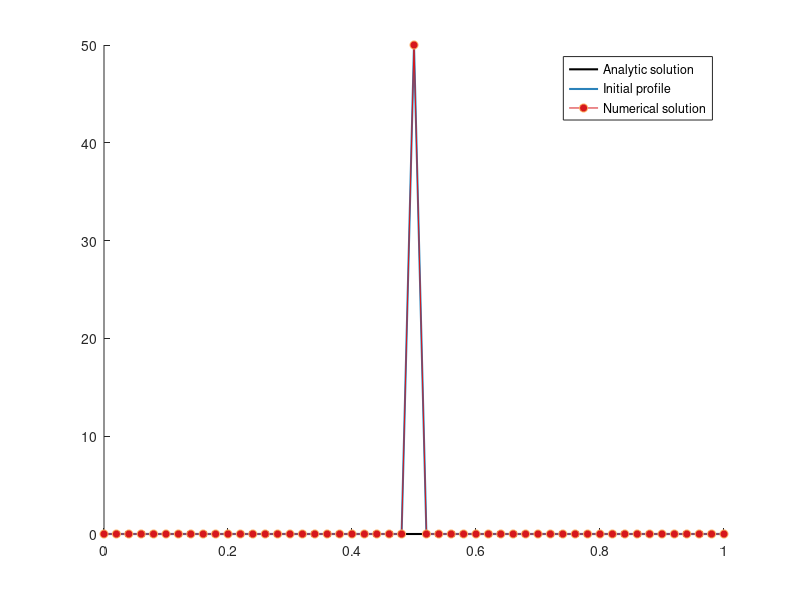

The MATLAB source for this figure: (Note: this script raises an error after producing the figure.)
function diffusion_ftcs(tau,h)
% Solve the 1-D diffusion equation for an initial spike profile
% with Dirichlet conditions using FTCS, in a matrix formulation

% Clear memory and show only a few digits
% clear('all');
% format('short');

% Thermal conductivity
kappa = 1;

% Time step and spatial step
if nargin < 1
    tau = 1e-4;
end
if nargin < 2
    h = 0.02;
end

% Number of time steps
numSteps = 50;
frameUpdateLag = 0.2;
zoomIn = false;

% Calculate the ratio tau/(th/2), where th is the approximate diffusion
% time for one spatial step h
th = h^2/kappa;
disp(['Ratio tau/(0.5*th): ',num2str(tau/(0.5*th))]);

% Column vector of x values
x = (0:h:1)';
L = length(x);

% Construct the matrix D associated with the second spatial
% derivative and the boundary conditions
D = -2*eye(L);
D = D + diag(ones(L-1,1),+1) + diag(ones(L-1,1),-1);
D = kappa*tau*D/h^2;

% Impose the Dirichlet boundary conditions
D(1,:) = zeros(1,L);
D(L,:) = zeros(1,L);

% Construct the update matrix
A = eye(L) + D;

% Initial conditions, temp0: a spike at x = 1/2
temp0 = zeros(L,1);
temp0(round(L/2)) = 1/h;
temp = temp0; % temp updates across the run

% Record T(x,t) matrix for visualization
time = tau*(0:numSteps);
temp_xt = zeros(L,numSteps+1);
temp_xt(:,1) = temp;

%-------------------------------------------------------------------------------
% Plot initial condition and set up for animation
f = figure('color','w');
hold('on')
niceRed = [0.84,0.09,0.11];
niceOrange = [0.99,0.68,0.38];
niceBlue = [0.17,0.51,0.73];
temp_an = zeros(L,1); % (dummy)
p_TempAnal = plot(x,temp_an,'k','LineWidth',1.5); % analytical profile
p_Temp0 = plot(x,temp0,'-','Color',niceBlue,'LineWidth',1.5); % initial profile
p_Temp = plot(x,temp,'o-','Color',niceRed,...
                'MarkerFaceColor',niceRed,...
                'MarkerEdgeColor',niceOrange);
h_legend = legend('Analytic solution','Initial profile','Numerical solution');
h_legend.Box = 'off';
h_legend.Location = 'NorthWest';
xlabel('Position (non-dim.)');
ylabel('Temperature (non-dim.)');

%-------------------------------------------------------------------------------
% March forwards in time, FTCS style!
for n = 1:numSteps

    % Update the temperature profile
    temp = A*temp;

    % Recalculate the profile for the (approximate) analytic solution
    sig = sqrt(2*kappa*time(n+1));
    temp_an = exp(-(x - 0.5).^2/(2*sig^2))/(sqrt(2*pi)*sig);

    % Animation:
    title(sprintf('Time: %.2g (%u/%u)',time(n+1),n,numSteps));
    p_Temp.YData = temp; % update current profile
    p_TempAnal.YData = temp_an; % update analytical profile
    % Follow evolution more closely near end:
    if zoomIn && (n > numSteps/2)
        axis([0 1 min(temp_an) max(temp_an)]);
    end
    drawnow()
    pause(frameUpdateLag);

    % Record T(x,t) matrix for visualization
    temp_xt(:,n+1) = temp;
end

%-------------------------------------------------------------------------------
% Visualization of temperature versus position and time.
% Matlab uses a surfc(x(i),y(j),z(j,i)) convention, hence the transpose.
showSurfacePlot = false;
if showSurfacePlot
    figure(2);
    surfc(x,time,temp_xt');
    shading('flat');
    xlabel('Position'); ylabel('Time'); zlabel('Temperature');
    colormap('hot')
end
